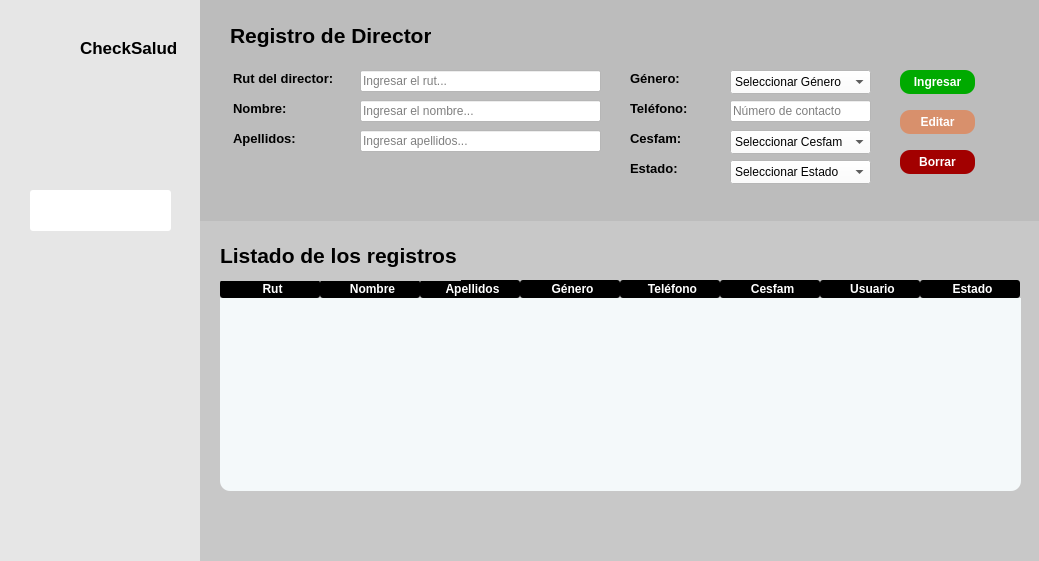
<?xml version="1.0" encoding="UTF-8"?>
<ui version="4.0">
 <class>MainWindow</class>
 <widget class="QMainWindow" name="MainWindow">
  <property name="geometry">
   <rect>
    <x>0</x>
    <y>0</y>
    <width>1039</width>
    <height>561</height>
   </rect>
  </property>
  <property name="windowTitle">
   <string>Panel de Soporte</string>
  </property>
  <property name="windowIcon">
   <iconset>
    <normaloff>icons/app.png</normaloff>icons/app.png</iconset>
  </property>
  <widget class="QWidget" name="centralwidget">
   <widget class="QWidget" name="menu_desplegable" native="true">
    <property name="geometry">
     <rect>
      <x>0</x>
      <y>0</y>
      <width>200</width>
      <height>751</height>
     </rect>
    </property>
    <property name="maximumSize">
     <size>
      <width>200</width>
      <height>16777215</height>
     </size>
    </property>
    <property name="styleSheet">
     <string notr="true">QWidget{
	background-color: rgb(230, 230, 230);
	color: black;
}

QPushButton{
	height: 30px;
	border:none;
}</string>
    </property>
    <widget class="QLabel" name="label_2">
     <property name="geometry">
      <rect>
       <x>20</x>
       <y>20</y>
       <width>50</width>
       <height>50</height>
      </rect>
     </property>
     <property name="text">
      <string/>
     </property>
     <property name="pixmap">
      <pixmap>icons/app.png</pixmap>
     </property>
     <property name="scaledContents">
      <bool>true</bool>
     </property>
    </widget>
    <widget class="QLabel" name="label_3">
     <property name="geometry">
      <rect>
       <x>80</x>
       <y>40</y>
       <width>101</width>
       <height>16</height>
      </rect>
     </property>
     <property name="font">
      <font>
       <pointsize>13</pointsize>
       <bold>true</bold>
      </font>
     </property>
     <property name="text">
      <string>CheckSalud</string>
     </property>
    </widget>
    <widget class="QPushButton" name="medicos">
     <property name="geometry">
      <rect>
       <x>30</x>
       <y>190</y>
       <width>141</width>
       <height>41</height>
      </rect>
     </property>
     <property name="styleSheet">
      <string notr="true">QPushButton:checked{
	background-color: rgb(255, 255, 255);
	border-radius:3px;
}</string>
     </property>
     <property name="text">
      <string/>
     </property>
     <property name="icon">
      <iconset>
       <normaloff>icons/userss.png</normaloff>
       <normalon>icons/on_userss.png</normalon>icons/userss.png</iconset>
     </property>
     <property name="iconSize">
      <size>
       <width>300</width>
       <height>40</height>
      </size>
     </property>
     <property name="checkable">
      <bool>true</bool>
     </property>
     <property name="checked">
      <bool>true</bool>
     </property>
     <property name="autoExclusive">
      <bool>true</bool>
     </property>
    </widget>
    <widget class="QPushButton" name="informacion">
     <property name="geometry">
      <rect>
       <x>20</x>
       <y>390</y>
       <width>151</width>
       <height>41</height>
      </rect>
     </property>
     <property name="styleSheet">
      <string notr="true">QPushButton:checked{
	background-color: rgb(255, 255, 255);
	border-radius:3px;
}</string>
     </property>
     <property name="text">
      <string/>
     </property>
     <property name="icon">
      <iconset>
       <normaloff>icons/icon_informacion.png</normaloff>
       <normalon>icons/on_informacion.png</normalon>icons/icon_informacion.png</iconset>
     </property>
     <property name="iconSize">
      <size>
       <width>300</width>
       <height>40</height>
      </size>
     </property>
     <property name="checkable">
      <bool>true</bool>
     </property>
     <property name="autoExclusive">
      <bool>true</bool>
     </property>
    </widget>
    <widget class="QPushButton" name="salir">
     <property name="geometry">
      <rect>
       <x>20</x>
       <y>460</y>
       <width>151</width>
       <height>41</height>
      </rect>
     </property>
     <property name="text">
      <string/>
     </property>
     <property name="icon">
      <iconset>
       <normaloff>icons/icon_salir.png</normaloff>
       <normalon>icons/on_salir.png</normalon>icons/icon_salir.png</iconset>
     </property>
     <property name="iconSize">
      <size>
       <width>300</width>
       <height>40</height>
      </size>
     </property>
     <property name="checkable">
      <bool>true</bool>
     </property>
     <property name="autoExclusive">
      <bool>true</bool>
     </property>
    </widget>
   </widget>
   <widget class="QWidget" name="main" native="true">
    <property name="geometry">
     <rect>
      <x>200</x>
      <y>220</y>
      <width>841</width>
      <height>351</height>
     </rect>
    </property>
    <property name="styleSheet">
     <string notr="true">background-color: rgb(200, 200, 200);</string>
    </property>
    <widget class="QTableWidget" name="tabla_director">
     <property name="geometry">
      <rect>
       <x>20</x>
       <y>60</y>
       <width>801</width>
       <height>211</height>
      </rect>
     </property>
     <property name="styleSheet">
      <string notr="true">
QHeaderView::section{
	font-weight: bold;
	background-color: black;
	color:white;
	padding-left: 5px;
    border: 1px;
    border-radius: 3px;
	
}

QTableWidget{ 
	alternate-background-color: #B0EDFB;
	background-color: #F4F9FA;
	border: 1px;
	border-radius: 10px;
}</string>
     </property>
     <property name="alternatingRowColors">
      <bool>true</bool>
     </property>
     <column>
      <property name="text">
       <string>Rut</string>
      </property>
     </column>
     <column>
      <property name="text">
       <string>Nombre</string>
      </property>
     </column>
     <column>
      <property name="text">
       <string>Apellidos</string>
      </property>
     </column>
     <column>
      <property name="text">
       <string>Género</string>
      </property>
     </column>
     <column>
      <property name="text">
       <string>Teléfono</string>
      </property>
     </column>
     <column>
      <property name="text">
       <string>Cesfam</string>
      </property>
     </column>
     <column>
      <property name="text">
       <string>Usuario</string>
      </property>
     </column>
     <column>
      <property name="text">
       <string>Estado</string>
      </property>
     </column>
    </widget>
    <widget class="QLabel" name="label_5">
     <property name="geometry">
      <rect>
       <x>20</x>
       <y>10</y>
       <width>241</width>
       <height>51</height>
      </rect>
     </property>
     <property name="font">
      <font>
       <pointsize>16</pointsize>
       <bold>true</bold>
      </font>
     </property>
     <property name="text">
      <string>Listado de los registros</string>
     </property>
    </widget>
   </widget>
   <widget class="QWidget" name="main_2" native="true">
    <property name="geometry">
     <rect>
      <x>200</x>
      <y>0</y>
      <width>841</width>
      <height>221</height>
     </rect>
    </property>
    <property name="styleSheet">
     <string notr="true">background-color: rgb(188, 188, 188);</string>
    </property>
    <widget class="QLabel" name="label_8">
     <property name="geometry">
      <rect>
       <x>430</x>
       <y>100</y>
       <width>91</width>
       <height>16</height>
      </rect>
     </property>
     <property name="font">
      <font>
       <pointsize>10</pointsize>
       <bold>true</bold>
      </font>
     </property>
     <property name="text">
      <string>Teléfono:</string>
     </property>
    </widget>
    <widget class="QLabel" name="label_4">
     <property name="geometry">
      <rect>
       <x>33</x>
       <y>100</y>
       <width>111</width>
       <height>16</height>
      </rect>
     </property>
     <property name="font">
      <font>
       <pointsize>10</pointsize>
       <bold>true</bold>
      </font>
     </property>
     <property name="text">
      <string>Nombre:</string>
     </property>
    </widget>
    <widget class="QLabel" name="label_6">
     <property name="geometry">
      <rect>
       <x>430</x>
       <y>70</y>
       <width>111</width>
       <height>16</height>
      </rect>
     </property>
     <property name="font">
      <font>
       <pointsize>10</pointsize>
       <bold>true</bold>
      </font>
     </property>
     <property name="text">
      <string>Género:</string>
     </property>
    </widget>
    <widget class="QLineEdit" name="txtNombreDirector">
     <property name="geometry">
      <rect>
       <x>160</x>
       <y>100</y>
       <width>241</width>
       <height>22</height>
      </rect>
     </property>
     <property name="styleSheet">
      <string notr="true">background-color: rgb(255, 255, 255);</string>
     </property>
     <property name="placeholderText">
      <string>Ingresar el nombre...</string>
     </property>
    </widget>
    <widget class="QLineEdit" name="txtApellidosDirector">
     <property name="geometry">
      <rect>
       <x>160</x>
       <y>130</y>
       <width>241</width>
       <height>22</height>
      </rect>
     </property>
     <property name="styleSheet">
      <string notr="true">background-color: rgb(255, 255, 255);</string>
     </property>
     <property name="placeholderText">
      <string>Ingresar apellidos...</string>
     </property>
    </widget>
    <widget class="QPushButton" name="btnIngresarDirector">
     <property name="geometry">
      <rect>
       <x>700</x>
       <y>70</y>
       <width>75</width>
       <height>24</height>
      </rect>
     </property>
     <property name="styleSheet">
      <string notr="true">QPushButton{
	background-color: rgb(0, 170, 0);
	
	color: white;
	border: 1p solid grayx;
	border-radius: 10px;
	font-weight: bold;
	font-size: 12px;
}

QPushButton:hover{
	background-color: rgb(13, 35, 41);
	}</string>
     </property>
     <property name="text">
      <string>Ingresar</string>
     </property>
    </widget>
    <widget class="QLabel" name="label">
     <property name="geometry">
      <rect>
       <x>33</x>
       <y>70</y>
       <width>111</width>
       <height>16</height>
      </rect>
     </property>
     <property name="font">
      <font>
       <pointsize>10</pointsize>
       <bold>true</bold>
      </font>
     </property>
     <property name="text">
      <string>Rut del director:</string>
     </property>
    </widget>
    <widget class="QLineEdit" name="txtNumeroDirector">
     <property name="geometry">
      <rect>
       <x>530</x>
       <y>100</y>
       <width>141</width>
       <height>22</height>
      </rect>
     </property>
     <property name="styleSheet">
      <string notr="true">background-color: rgb(255, 255, 255);</string>
     </property>
     <property name="placeholderText">
      <string>Número de contacto</string>
     </property>
    </widget>
    <widget class="QLabel" name="label_7">
     <property name="geometry">
      <rect>
       <x>33</x>
       <y>130</y>
       <width>111</width>
       <height>16</height>
      </rect>
     </property>
     <property name="font">
      <font>
       <pointsize>10</pointsize>
       <bold>true</bold>
      </font>
     </property>
     <property name="text">
      <string>Apellidos:</string>
     </property>
    </widget>
    <widget class="QLineEdit" name="txtRutDirector">
     <property name="geometry">
      <rect>
       <x>160</x>
       <y>70</y>
       <width>241</width>
       <height>22</height>
      </rect>
     </property>
     <property name="styleSheet">
      <string notr="true">background-color: rgb(255, 255, 255);</string>
     </property>
     <property name="placeholderText">
      <string>Ingresar el rut...</string>
     </property>
    </widget>
    <widget class="QPushButton" name="btnEditarDirector">
     <property name="geometry">
      <rect>
       <x>700</x>
       <y>110</y>
       <width>75</width>
       <height>24</height>
      </rect>
     </property>
     <property name="styleSheet">
      <string notr="true">QPushButton{
	
	background-color: rgb(216, 144, 108);
	color: white;
	border: 1p solid grayx;
	border-radius: 10px;
	font-weight: bold;
	font-size: 12px;
}

QPushButton:hover{
	
	background-color: rgb(13, 35, 41);
}</string>
     </property>
     <property name="text">
      <string>Editar</string>
     </property>
    </widget>
    <widget class="QPushButton" name="btnBorrarDirector">
     <property name="geometry">
      <rect>
       <x>700</x>
       <y>150</y>
       <width>75</width>
       <height>24</height>
      </rect>
     </property>
     <property name="styleSheet">
      <string notr="true">QPushButton{
	
	background-color: rgb(162, 0, 0);
	color: white;
	border: 1p solid grayx;
	border-radius: 10px;
	font-weight: bold;
	font-size: 12px;
}

QPushButton:hover{
	
	background-color: rgb(13, 35, 41);
}</string>
     </property>
     <property name="text">
      <string>Borrar</string>
     </property>
    </widget>
    <widget class="QLabel" name="label_9">
     <property name="geometry">
      <rect>
       <x>430</x>
       <y>130</y>
       <width>91</width>
       <height>16</height>
      </rect>
     </property>
     <property name="font">
      <font>
       <pointsize>10</pointsize>
       <bold>true</bold>
      </font>
     </property>
     <property name="text">
      <string>Cesfam:</string>
     </property>
    </widget>
    <widget class="QComboBox" name="cbCesfamDirector">
     <property name="geometry">
      <rect>
       <x>530</x>
       <y>130</y>
       <width>141</width>
       <height>24</height>
      </rect>
     </property>
     <property name="styleSheet">
      <string notr="true">background-color: rgb(255, 255, 255);</string>
     </property>
     <item>
      <property name="text">
       <string>Seleccionar Cesfam</string>
      </property>
     </item>
     <item>
      <property name="text">
       <string>Santa Julia</string>
      </property>
     </item>
     <item>
      <property name="text">
       <string>Padre Hurtado</string>
      </property>
     </item>
     <item>
      <property name="text">
       <string>Felix de Amesti</string>
      </property>
     </item>
    </widget>
    <widget class="QLabel" name="label_10">
     <property name="geometry">
      <rect>
       <x>30</x>
       <y>10</y>
       <width>201</width>
       <height>51</height>
      </rect>
     </property>
     <property name="font">
      <font>
       <pointsize>16</pointsize>
       <bold>true</bold>
      </font>
     </property>
     <property name="text">
      <string>Registro de Director</string>
     </property>
    </widget>
    <widget class="QComboBox" name="cbEstadoDirector">
     <property name="geometry">
      <rect>
       <x>530</x>
       <y>160</y>
       <width>141</width>
       <height>24</height>
      </rect>
     </property>
     <property name="styleSheet">
      <string notr="true">background-color: rgb(255, 255, 255);</string>
     </property>
     <item>
      <property name="text">
       <string>Seleccionar Estado</string>
      </property>
     </item>
     <item>
      <property name="text">
       <string>activo</string>
      </property>
     </item>
     <item>
      <property name="text">
       <string>deshabilitado</string>
      </property>
     </item>
    </widget>
    <widget class="QLabel" name="label_11">
     <property name="geometry">
      <rect>
       <x>430</x>
       <y>160</y>
       <width>81</width>
       <height>16</height>
      </rect>
     </property>
     <property name="font">
      <font>
       <pointsize>10</pointsize>
       <bold>true</bold>
      </font>
     </property>
     <property name="text">
      <string>Estado:</string>
     </property>
    </widget>
    <widget class="QComboBox" name="cbGenero">
     <property name="geometry">
      <rect>
       <x>530</x>
       <y>70</y>
       <width>141</width>
       <height>24</height>
      </rect>
     </property>
     <property name="styleSheet">
      <string notr="true">background-color: rgb(255, 255, 255);</string>
     </property>
     <item>
      <property name="text">
       <string>Seleccionar Género</string>
      </property>
     </item>
     <item>
      <property name="text">
       <string>Masculino</string>
      </property>
     </item>
     <item>
      <property name="text">
       <string>Femenino</string>
      </property>
     </item>
    </widget>
   </widget>
  </widget>
 </widget>
 <resources>
  <include location="resources.qrc"/>
 </resources>
 <connections>
  <connection>
   <sender>salir</sender>
   <signal>toggled(bool)</signal>
   <receiver>MainWindow</receiver>
   <slot>close()</slot>
   <hints>
    <hint type="sourcelabel">
     <x>253</x>
     <y>481</y>
    </hint>
    <hint type="destinationlabel">
     <x>270</x>
     <y>564</y>
    </hint>
   </hints>
  </connection>
 </connections>
</ui>
